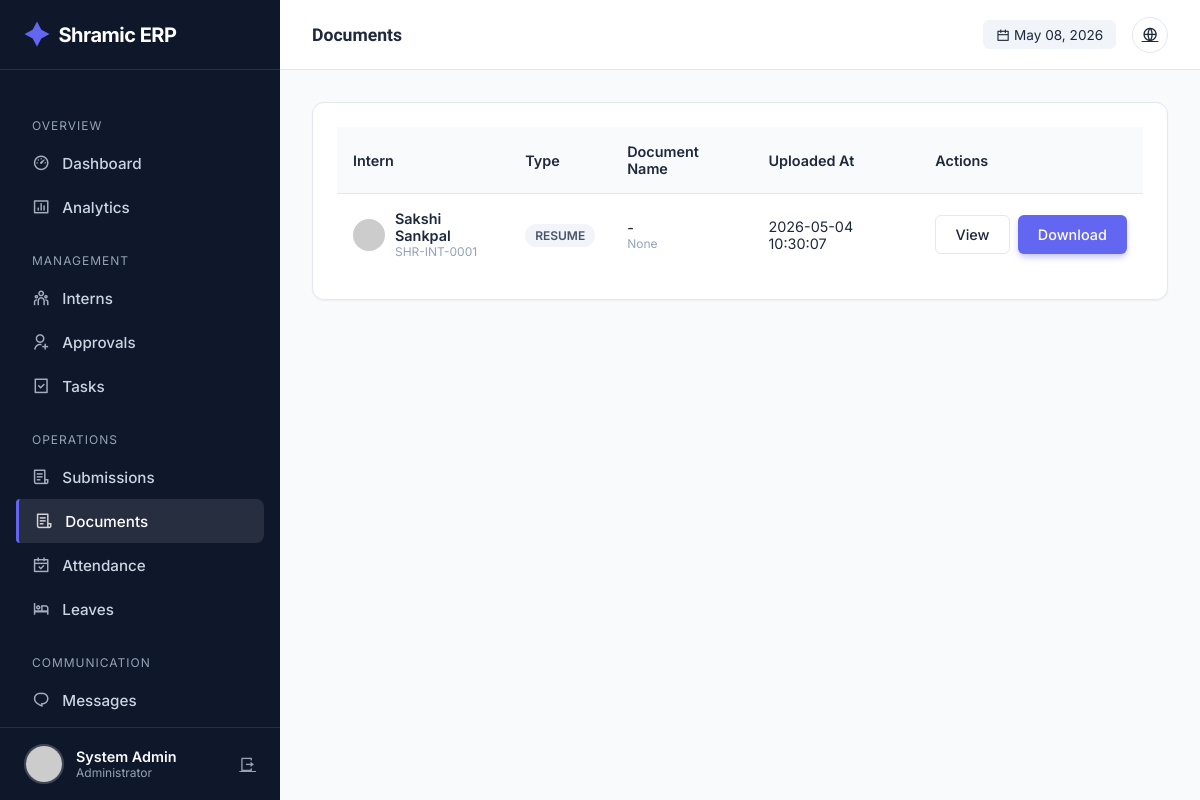
/admin/documents (signed in), run on an earlier commit of the app's database.
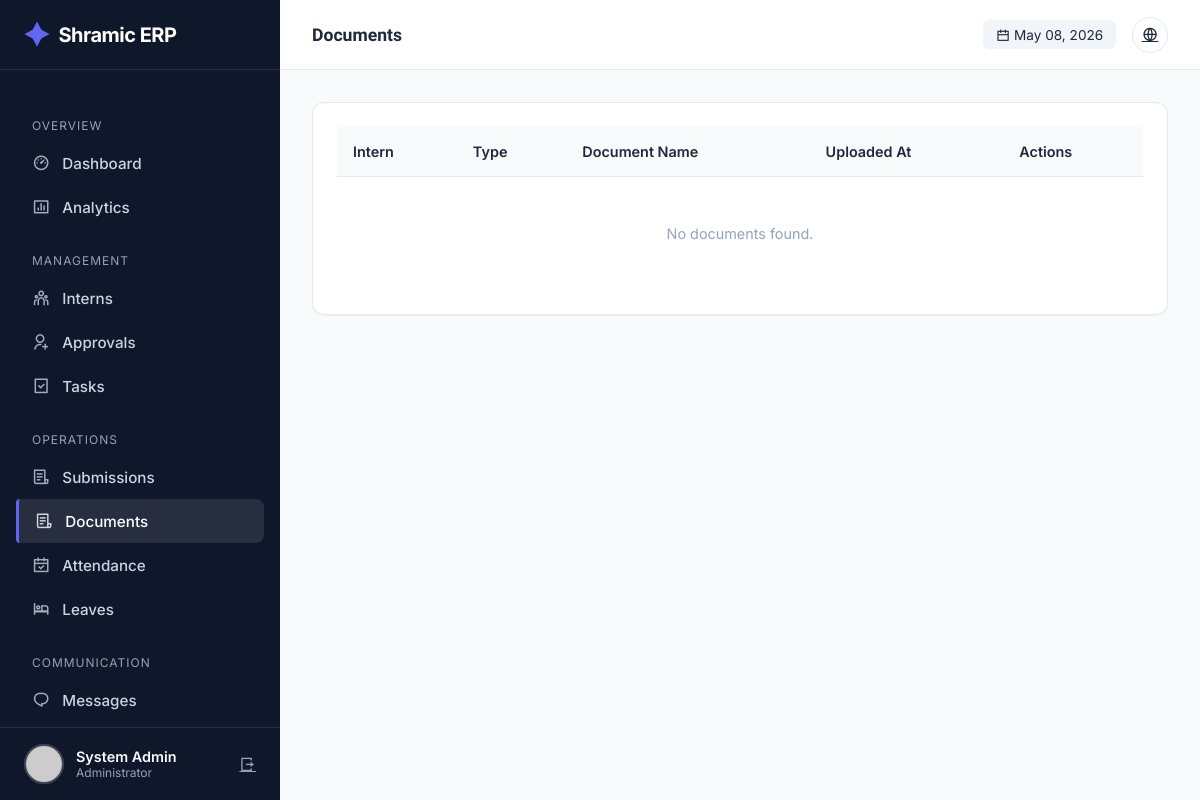
And on a later commit of the database.
### tables this page shows
CREATE TABLE users (
            id INTEGER PRIMARY KEY AUTOINCREMENT,
            intern_id TEXT UNIQUE,
            usn TEXT UNIQUE NOT NULL,
            full_name TEXT NOT NULL,
            phone TEXT NOT NULL,
            email TEXT UNIQUE NOT NULL,
            password_hash TEXT NOT NULL,
            role TEXT NOT NULL,
            photo_url TEXT,
            status TEXT DEFAULT 'PENDING',
            is_admin BOOLEAN DEFAULT 0,
            department TEXT,
            join_date DATE,
            emergency_contact TEXT,
            address TEXT,
            last_login TIMESTAMP,
            login_count INTEGER DEFAULT 0,
            created_at TIMESTAMP DEFAULT CURRENT_TIMESTAMP,
            updated_at TIMESTAMP DEFAULT CURRENT_TIMESTAMP
        );

CREATE TABLE document_verifications (
            id INTEGER PRIMARY KEY AUTOINCREMENT,
            user_id INTEGER,
            document_type TEXT NOT NULL,
            document_name TEXT,
            file_url TEXT,
            status TEXT DEFAULT 'PENDING',
            verified_by INTEGER,
            verified_at TIMESTAMP,
            rejection_reason TEXT,
            uploaded_at TIMESTAMP DEFAULT CURRENT_TIMESTAMP,
            FOREIGN KEY (user_id) REFERENCES users(id),
            FOREIGN KEY (verified_by) REFERENCES users(id)
        );

### app.py (the view)
@app.route('/admin/documents')
@login_required
@admin_required
def admin_documents():
    conn = get_db_connection()
    cur = conn.cursor()
    status_filter = request.args.get('status', 'PENDING')
    cur.execute("""
        SELECT dv.*, u.full_name, u.intern_id, u.photo_url
        FROM document_verifications dv
        JOIN users u ON dv.user_id = u.id
        WHERE dv.status = ?
        ORDER BY dv.uploaded_at DESC
    """, (status_filter,))
    documents = cur.fetchall()
    conn.close()
    return render_template(
        'admin/documents.html',
        documents=documents,
        current_status=status_filter
    )

### app.py (called while the page is built)
@app.before_request
def make_session_permanent():
    session.permanent = True
    app.permanent_session_lifetime = timedelta(days=365)
    if current_user.is_authenticated:
        try:
            conn = get_db_connection()
            cur = conn.cursor()
            current_timestamp = format_datetime(get_current_datetime())
            cur.execute("UPDATE users SET updated_at = ? WHERE id = ?",
                       (current_timestamp, current_user.id))
            conn.commit()
            conn.close()
        except:
            pass

def get_db_connection():
    conn = sqlite3.connect(DATABASE)
    conn.row_factory = sqlite3.Row
    return conn

def get_current_datetime():
    return datetime.now(TIMEZONE)

def format_datetime(dt, format_str='%Y-%m-%d %H:%M:%S'):
    if dt is None: return None
    if isinstance(dt, str): return dt
    return dt.strftime(format_str)

@login_manager.user_loader
def load_user(user_id):
    conn = get_db_connection()
    cur = conn.cursor()
    cur.execute("SELECT * FROM users WHERE id = ?", (user_id,))
    user_data = cur.fetchone()
    conn.close()
    return User(dict(user_data)) if user_data else None

def admin_required(f):
    @wraps(f)
    def decorated_function(*args, **kwargs):
        if not current_user.is_authenticated or not current_user.is_admin:
            flash('Access denied. Admin privileges required.', 'error')
            return redirect(url_for('index'))
        return f(*args, **kwargs)
    return decorated_function

@app.context_processor
def inject_globals():
    unread_count = 0
    if current_user.is_authenticated:
        try:
            conn = get_db_connection()
            cur = conn.cursor()
            cur.execute("""
                SELECT COUNT(*) as count
                FROM notifications
                WHERE user_id = ? AND is_read = 0
            """, (current_user.id,))
            unread_count = cur.fetchone()['count']
            conn.close()
        except:
            pass
    return {
        'now': get_current_datetime(),
        'app_name': 'Shramic ERP',
        'unread_notifications': unread_count
    }

### templates/admin/documents.html (shortened to what this page needs)
{% extends "admin/base.html" %}
{% block page_title %}Documents{% endblock %}
{% block content %}
<div class="card">
  <div class="table-container">
    <table>
      <thead>
        <tr>
          <th>Intern</th>
          <th>Type</th>
          <th>Document Name</th>
          <th>Uploaded At</th>
          <th>Actions</th>
        </tr>
      </thead>
      <tbody>
        {% for doc in documents %}
        <tr>
          <td>
            <div style="display: flex; align-items: center; gap: 10px">
              <img
                src="{{ url_for('static', filename='uploads/profiles/' + doc.photo_url) if doc.photo_url else 'https://ui-avatars.com/api/?name=' + doc.full_name }}"
                style="width: 32px; height: 32px; border-radius: 50%"
              />
              <div>
                <div style="font-weight: 600">{{ doc.full_name }}</div>
                <div style="font-size: 0.75rem; color: var(--text-light)">
                  {{ doc.intern_id }}
                </div>
              </div>
            </div>
          </td>
          <td>
            <span class="badge badge-neutral">{{ doc.document_type }}</span>
          </td>
          <td>
            <div style="font-weight: 500">{{ doc.admin_comment or '-' }}</div>
            <div style="font-size: 0.75rem; color: var(--text-light)">
              {{ doc.file_url }}
            </div>
          </td>
          <td>{{ doc.uploaded_at }}</td>
          <td>
            <div style="display: flex; gap: 8px">
              <a href="{{ url_for('serve_file', filename=doc.file_url) }}"
                 target="_blank"
                 class="btn btn-outline">
                View
              </a>
              <a href="{{ url_for('serve_file', filename=doc.file_url) }}"
                 download
                 class="btn btn-primary">
                Download
              </a>
            </div>
          </td>
        </tr>
        {% else %}
        <tr>
          <td colspan="5" style="text-align: center; padding: 3rem; color: var(--text-light)">
            No documents found.
          </td>
        </tr>
        {% endfor %}
      </tbody>
    </table>
  </div>
</div>
{% endblock %}

### templates/admin/base.html (shortened to what this page needs)
<!doctype html>
<html lang="en">
  <head>
    <link
      href="https://cdn.jsdelivr.net/npm/remixicon@4.1.0/fonts/remixicon.css"
      rel="stylesheet"
    />
  </head>
  <body>
    <aside class="sidebar" id="sidebar">
      <a href="/" class="brand">
        <i class="ri-shining-2-fill"></i> Shramic ERP
      </a>
      <ul class="nav-menu">
        <li class="nav-label">Overview</li>
        <li>
          <a
            href="{{ url_for('admin_dashboard') }}"
            class="nav-link {% if request.endpoint == 'admin_dashboard' %}active{% endif %}"
            ><i class="ri-dashboard-3-line"></i> Dashboard</a
          >
        </li>
        <li>
          <a
            href="{{ url_for('admin_analytics') }}"
            class="nav-link {% if request.endpoint == 'admin_analytics' %}active{% endif %}"
            ><i class="ri-bar-chart-box-line"></i> Analytics</a
          >
        </li>
        <li class="nav-label">Management</li>
        <li>
          <a
            href="{{ url_for('admin_interns') }}"
            class="nav-link {% if request.endpoint == 'admin_interns' %}active{% endif %}"
            ><i class="ri-team-line"></i> Interns</a
          >
        </li>
        <li>
          <a
            href="{{ url_for('admin_approvals') }}"
            class="nav-link {% if request.endpoint == 'admin_approvals' %}active{% endif %}"
            ><i class="ri-user-add-line"></i> Approvals</a
          >
        </li>
        <li>
          <a
            href="{{ url_for('admin_tasks') }}"
            class="nav-link {% if request.endpoint == 'admin_tasks' %}active{% endif %}"
            ><i class="ri-task-line"></i> Tasks</a
          >
        </li>
        <li class="nav-label">Operations</li>
        <li>
          <a
            href="{{ url_for('admin_submissions') }}"
            class="nav-link {% if request.endpoint == 'admin_submissions' %}active{% endif %}"
            ><i class="ri-file-list-3-line"></i> Submissions</a
          >
        </li>
        <li>
  <a
    href="{{ url_for('admin_documents') }}"
    class="nav-link {% if request.endpoint == 'admin_documents' %}active{% endif %}"
  >
    <i class="ri-file-list-3-line"></i> Documents
  </a>
</li>
        <li>
          <a
            href="{{ url_for('admin_attendance') }}"
            class="nav-link {% if request.endpoint == 'admin_attendance' %}active{% endif %}"
            ><i class="ri-calendar-check-line"></i> Attendance</a
          >
        </li>
        <li>
          <a
            href="{{ url_for('admin_leaves') }}"
            class="nav-link {% if request.endpoint == 'admin_leaves' %}active{% endif %}"
            ><i class="ri-hotel-bed-line"></i> Leaves</a
          >
        </li>
        <li class="nav-label">Communication</li>
        <li>
          <a
            href="{{ url_for('admin_messages') }}"
            class="nav-link {% if request.endpoint == 'admin_messages' %}active{% endif %}"
            ><i class="ri-chat-1-line"></i> Messages</a
          >
        </li>
        <li>
          <a
            href="{{ url_for('admin_announcements') }}"
            class="nav-link {% if request.endpoint == 'admin_announcements' %}active{% endif %}"
            > Announcements</a
          >
        </li>
      </ul>
      <div class="user-profile">
        <img
          src="{{ url_for('static', filename='uploads/profiles/' + current_user.photo_url) if current_user.photo_url else 'https://ui-avatars.com/api/?name=Admin&background=random' }}"
          class="user-avatar"
          alt="Admin"
        />
        <div style="flex: 1; overflow: hidden">
          <div
            style="
              font-weight: 600;
              font-size: 0.9rem;
              white-space: nowrap;
              text-overflow: ellipsis;
            "
          >
            {{ current_user.full_name }}
          </div>
          <div style="font-size: 0.75rem; color: var(--text-light)">
            Administrator
          </div>
        </div>
        <a
          href="{{ url_for('logout') }}"
          title="Logout"
          style="color: var(--text-light)"
          ><i class="ri-logout-box-r-line"></i
        ></a>
      </div>
    </aside>
    <div class="main-wrapper">
      <header class="top-header">
        <div style="display: flex; align-items: center; gap: 1rem">
          <h2 class="page-title">
            {% block page_title %}Dashboard{% endblock %}
          </h2>
        </div>
        <div class="header-actions">
          <div
            style="
              font-size: 0.85rem;
              color: var(--text-secondary);
              background: #f1f5f9;
              padding: 0.4rem 0.8rem;
              border-radius: 6px;
            "
          >
            <i class="ri-calendar-line"></i> {{ now.strftime('%b %d, %Y') }}
          </div>
          <a href="{{ url_for('index') }}" class="btn-icon" title="View Site"
            ><i class="ri-global-line"></i
          ></a>
        </div>
      </header>
      <div class="content">
         {% block content %}{% endblock %}
      </div>
    </div>
  </body>
</html>

### templates/admin/base.html (style rules this page uses)
:root { --bg-body: #f8fafc; --bg-surface: #ffffff; --bg-sidebar: #0f172a; --primary: #6366f1; --primary-hover: #4f46e5; --secondary: #64748b; --text-main: #1e293b; --text-light: #94a3b8; --text-white: #f8fafc; --success: #10b981; --warning: #f59e0b; --danger: #ef4444; --border: #e2e8f0; --sidebar-width: 280px; --header-height: 70px; --shadow-sm: 0 1px 2px 0 rgb(0 0 0 / 0.05); --shadow-lg: 0 10px 15px -3px rgb(0 0 0 / 0.1), 0 4px 6px -4px rgb(0 0 0 / 0.1); --radius: 12px; }
* { margin: 0; padding: 0; box-sizing: border-box; }
body { font-family: "Inter", sans-serif; background-color: var(--bg-body); color: var(--text-main); display: flex; min-height: 100vh; }
h1, h2, h3, h4, h5 { font-family: "Plus Jakarta Sans", sans-serif; font-weight: 700; }
.sidebar { width: var(--sidebar-width); background: var(--bg-sidebar); color: var(--text-white); position: fixed; height: 100vh; display: flex; flex-direction: column; transition: transform 0.3s ease; z-index: 50; }
.brand { height: var(--header-height); display: flex; align-items: center; padding: 0 1.5rem; border-bottom: 1px solid rgba(255, 255, 255, 0.1); font-size: 1.25rem; font-weight: 700; letter-spacing: -0.5px; color: white; text-decoration: none; }
.brand i { color: var(--primary); margin-right: 10px; font-size: 1.5rem; }
.nav-menu { flex: 1; padding: 1.5rem 1rem; overflow-y: auto; list-style: none; }
.nav-label { font-size: 0.75rem; text-transform: uppercase; letter-spacing: 1px; color: var(--text-light); margin: 1.5rem 0 0.5rem 1rem; }
.nav-link { display: flex; align-items: center; gap: 12px; padding: 0.75rem 1rem; border-radius: 8px; color: #cbd5e1; text-decoration: none; transition: 0.2s; font-weight: 500; font-size: 0.95rem; }
.nav-link:hover, .nav-link.active { background: rgba(255, 255, 255, 0.1); color: white; }
.nav-link.active { border-left: 3px solid var(--primary); border-radius: 4px 8px 8px 4px; }
.nav-link i { font-size: 1.1rem; opacity: 0.8; }
.user-profile { padding: 1rem 1.5rem; border-top: 1px solid rgba(255, 255, 255, 0.1); display: flex; align-items: center; gap: 12px; }
.user-avatar { width: 40px; height: 40px; border-radius: 50%; object-fit: cover; border: 2px solid rgba(255, 255, 255, 0.2); }
.main-wrapper { flex: 1; margin-left: var(--sidebar-width); display: flex; flex-direction: column; width: calc(100% - var(--sidebar-width)); }
.top-header { height: var(--header-height); background: var(--bg-surface); border-bottom: 1px solid var(--border); display: flex; align-items: center; justify-content: space-between; padding: 0 2rem; position: sticky; top: 0; z-index: 40; }
.page-title { font-size: 1.1rem; color: var(--text-main); }
.header-actions { display: flex; align-items: center; gap: 1rem; }
.btn-icon { width: 36px; height: 36px; border-radius: 50%; border: 1px solid var(--border); display: flex; align-items: center; justify-content: center; color: var(--text-secondary); cursor: pointer; transition: 0.2s; background: white; }
.content { padding: 2rem; }
.card { background: var(--bg-surface); border: 1px solid var(--border); border-radius: var(--radius); padding: 1.5rem; box-shadow: var(--shadow-sm); position: relative; overflow: hidden; }
.table-container { overflow-x: auto; }
table { width: 100%; border-collapse: collapse; font-size: 0.9rem; }
th { text-align: left; padding: 1rem; background: #f8fafc; color: var(--text-secondary); font-weight: 600; border-bottom: 1px solid var(--border); }
td { padding: 1rem; border-bottom: 1px solid var(--border); vertical-align: middle; }
tr:last-child td { border-bottom: none; }

What changed in the data, as far as the page shows it:
removed document_verifications: full_name "Sakshi Sankpal", intern_id "SHR-INT-0001", document_type "RESUME", admin_comment "-", file_url "None", uploaded_at "2026-05-04 10:30:07"
Also different on the page:
text now shown: "No documents found."
